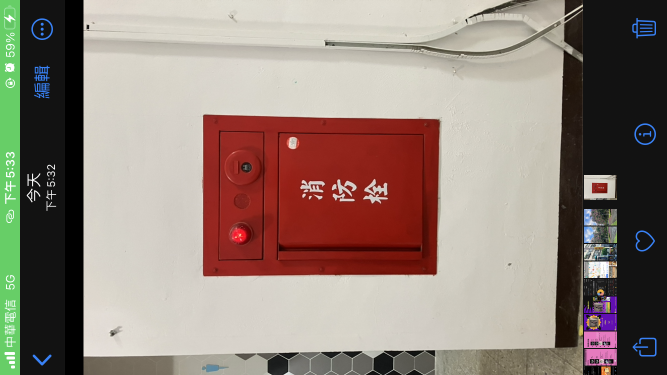
#> input picture cv/red.PNG, 1334 x 750 px (shown at 1/2 size)
$ python Color.py --image ../red.PNG
#> lines starting #> are read from the running program, lines starting #| are printed output that depends on the picture
import argparse
import numpy as np
import cv2


class ColorDetection():
    def __init__(self, img: np.ndarray, detect: int, resize: int, debugMode: bool =False):
        self.img = img

        self.debugMode = (debugMode == "y")
        self.CROP_PERCENTAGE = detect
        self.RESIZE_PERCENTAGE = resize

        # For HSV in OpenCV, hue range is [0,179], NOT [0,359]
        # [OpenCV: Changing Colorspaces](https://docs.opencv.org/4.x/df/d9d/tutorial_py_colorspaces.html)
        self.color2Hue = {"red":      0 / 2,
                          "yellow":  60 / 2,
                          "green":  120 / 2,
                          "blue":   180 / 2,
                          "blue":   240 / 2,
                          "purple": 300 / 2}

        width = int(self.img.shape[1] * self.RESIZE_PERCENTAGE / 100)
        height = int(self.img.shape[0] * self.RESIZE_PERCENTAGE / 100)
        dim = (width, height)

        # resize image
        self.img = cv2.resize(self.img, dim, interpolation=cv2.INTER_AREA)

        self.imgOriginal = self.img.copy()

    def enhance(self, img: np.ndarray, brightness=0, contrast=100):
        # [【OpenCV】8 - 運用 OpenCV 改變圖片的對比度 modify contrast (內含：網路上常見錯誤調整對比度方式的分析)](https://www.wongwonggoods.com/python/python_opencv/opencv-modify-contrast/)
        import math

        b = brightness / 255.0
        c = contrast / 255.0
        k = math.tan((45 + 44 * c) / 180 * math.pi)

        img = (img - 127.5 * (1 - b)) * k + 127.5 * (1 + b)

        # 所有值必須介於 0~255 之間，超過255 = 255，小於 0 = 0
        img = np.clip(img, 0, 255).astype(np.uint8)

        return img

    # [50 lines left out: function maskByColor, not called in this run]

    def crop(self, img: np.ndarray, percent: int) -> np.ndarray:
        # Crop out the center area
        percent /= 100
        h = img.shape[0]
        w = img.shape[1]
        y0 = int(h * (1 - percent) / 2)
        y1 = h - y0
        x0 = int(w * (1 - percent) / 2)
        x1 = w - x0
        return img[y0:y1, x0:x1]

    def chooseArea(self, img: np.ndarray, percent: int) -> np.ndarray:
        # [python - Creating a Blank image based on the dimensions from another pictures - Stack Overflow](https://stackoverflow.com/questions/65928581/creating-a-blank-image-based-on-the-dimensions-from-another-pictures)
        blackBg: np.ndarray = np.zeros_like(img, dtype=np.uint8)

        # Crop out the center area
        percent /= 100
        h = img.shape[0]
        w = img.shape[1]
        y0 = int(h * (1 - percent) / 2)
        y1 = h - y0
        x0 = int(w * (1 - percent) / 2)
        x1 = w - x0

        # Add the area on the bg
        blackBg[y0:y1, x0:x1] = img[y0:y1, x0:x1]
        return blackBg

    def compareImage(self, show: bool = True, original=None, compare=None):
        if not self.debugMode:
            return

        window = "Compare"

        if show:
            if original is None:
                original = self.imgOriginal
            if compare is None:
                compare = self.img

            cv2.imshow(window, np.hstack([original, compare]))
            cv2.waitKey(0)
        else:
            cv2.destroyWindow(window)

    def colorQuantization(self, img: np.ndarray, k: int):
        # [How to find the average colour of an image in Python with OpenCV? - Stack Overflow](https://stackoverflow.com/questions/43111029/how-to-find-the-average-colour-of-an-image-in-python-with-opencv?newreg=7550175d510343eba40bc392203da6fc)
        # [OpenCV: K-Means Clustering in OpenCV](https://docs.opencv.org/3.4/d1/d5c/tutorial_py_kmeans_opencv.html)

        pixels = np.float32(img.reshape(-1, 3))
        criteria = (cv2.TERM_CRITERIA_EPS +
                    cv2.TERM_CRITERIA_MAX_ITER, 10, 1.0)
        flag = cv2.KMEANS_RANDOM_CENTERS
        _, labels, centers = cv2.kmeans(pixels, k, None, criteria, 10, flag)
        # labels: the pixel map of each color in centers
        # label: the index of centers

        # Map labels back into each color in centers
        """
        e.g.:
        >>> a = np.array([6,7])
        >>> b = np.array([0,0,0,1,1])
        >>> a[b]
        array([6, 6, 6, 7, 7])
        """
        centers = np.uint8(centers)
        res = centers[labels.flatten()]
        # Reshape to the original image
        res: np.ndarray = res.reshape((img.shape))

        # Get pixel amounts of each label (color)
        labels, counts = np.unique(labels, return_counts=True)

        # Sort labels by counts decreasingly
        labels = [l for _, l in sorted(zip(counts, labels), reverse=True)]
        # Map labels back into each color in centers
        dominants = centers[labels]
        self.compareImage(original=img, compare=res)
        return res, dominants

    def dominantColor(self, img: np.ndarray):
        res, dominants = self.colorQuantization(img, 3)
        dominantColor = dominants[0]

        dominantColorImg = img.copy()
        dominantColorImg[:] = dominants[0]

        self.compareImage(original=res, compare=dominantColorImg)

        BGR = np.uint8([[dominantColor]])
        HSV = cv2.cvtColor(BGR, cv2.COLOR_BGR2HSV)
        colorHSV: np.ndarray = HSV[0][0]
        return colorHSV

    def colorName(self, img: np.ndarray) -> str:
        # [HSV](https://color.lukas-stratmann.com/color-systems/hsv.html)
        hue, saturation, value = self.dominantColor(img)
        if value < 64:
            return "black"
        elif saturation < 32:
            if value > 256-32:
                return "white"
            else:
                return "gray"

        def hueDiffence(colorHuePair: tuple) -> int:
            diff = abs(hue - colorHuePair[1])
            return diff if diff < 90 else 180 - diff

        color, _ = min(self.color2Hue.items(), key=hueDiffence)
        return color

    def main(self):

        # Blur
        self.img: np.ndarray = cv2.GaussianBlur(self.img, (15, 15), 0)
        self.compareImage()

        # Enhance
        self.img = self.enhance(self.img, 0, 200)
        self.compareImage()

        # Choose detection area
        self.img = self.chooseArea(self.img, percent=self.CROP_PERCENTAGE)
        self.imgCropped = self.crop(self.img, percent=self.CROP_PERCENTAGE)
        self.compareImage()

        color = self.colorName(self.imgCropped)
        print(f"The dominant color is {color}.")
        cv2.destroyAllWindows()

        if color == "red":
            print("The complementary color of red is GREEN!")
        elif color == "blue":
            print("The complementary color of blue is YELLOW!")


def main():
    # [OpenCV and Python Color Detection - PyImageSearch](https://pyimagesearch.com/2014/08/04/opencv-python-color-detection/)

    # construct the argument parse and parse the arguments
    ap = argparse.ArgumentParser()
    ap.add_argument("--image", help="path to the image")
    ap.add_argument("--debug", help="'y' if you want to turn on the debug mode")
    ap.add_argument("--detect", help="detect the image from how many percent of the center (40 by default)")
    ap.add_argument("--resize", help="resize the image to how many percent (60 by default)")
    args = vars(ap.parse_args())

    # load the image
    imageFilename = args["image"]
    debugMode = args["debug"]
    detect = int(args["detect"]) if args["detect"] is not None else 40
    resize = int(args["resize"]) if args["resize"] is not None else 60
    # imageFilename = "/Users/andrewchiu/Downloads/IMG_2556.PNG"
    img = cv2.imread(imageFilename)
#> img is the input picture: shape (750, 1334, 3); mean B, G, R 121.5, 131, 146.2
    c = ColorDetection(img, detect, resize, debugMode)
#> in __init__, `self.img = cv2.resize(self.img, dim, interpolation=cv2.INTER_AREA)`:
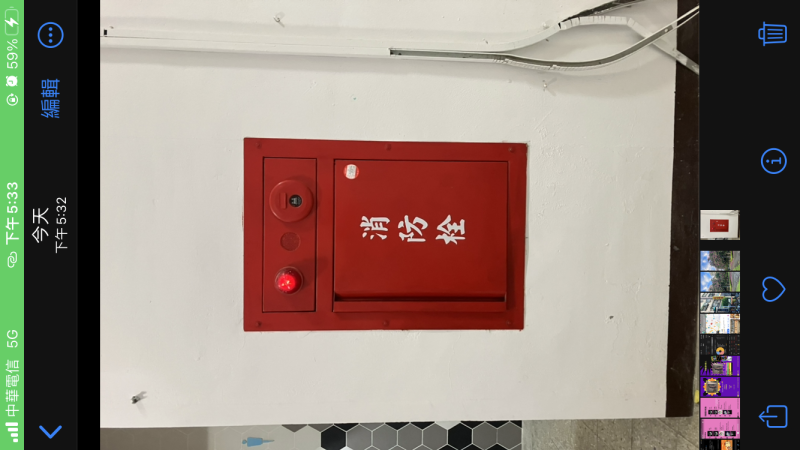
#> self.img: shape (450, 800, 3); mean B, G, R 121.5, 131, 146.2
    c.main()
#> in main, `self.img: np.ndarray = cv2.GaussianBlur(self.img, (15, 15), 0)`:
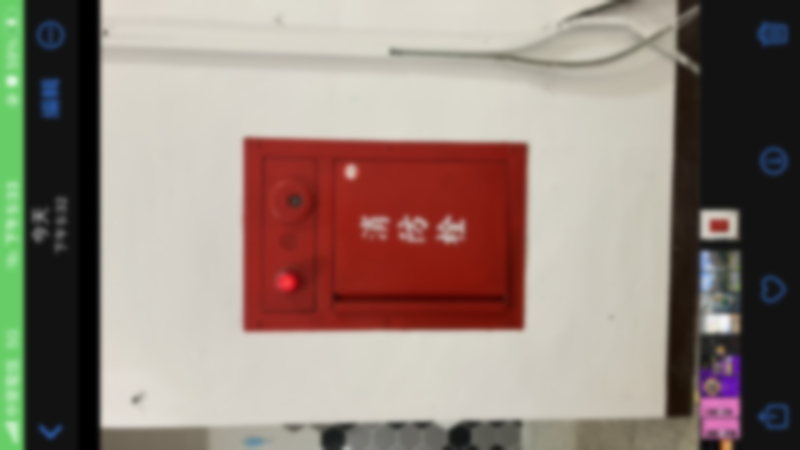
#> self.img: shape (450, 800, 3); mean B, G, R 121.5, 131, 146.2
#> in enhance, `img = np.clip(img, 0, 255).astype(np.uint8)`:
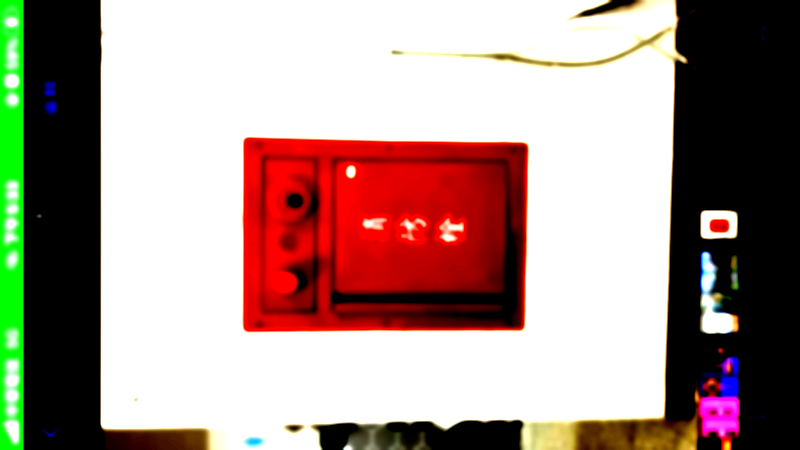
#> img: shape (450, 800, 3); mean of channels 0, 1, 2 139.1, 146.3, 168.2; drawn as B, G, R
#> in chooseArea, `blackBg[y0:y1, x0:x1] = img[y0:y1, x0:x1]`:
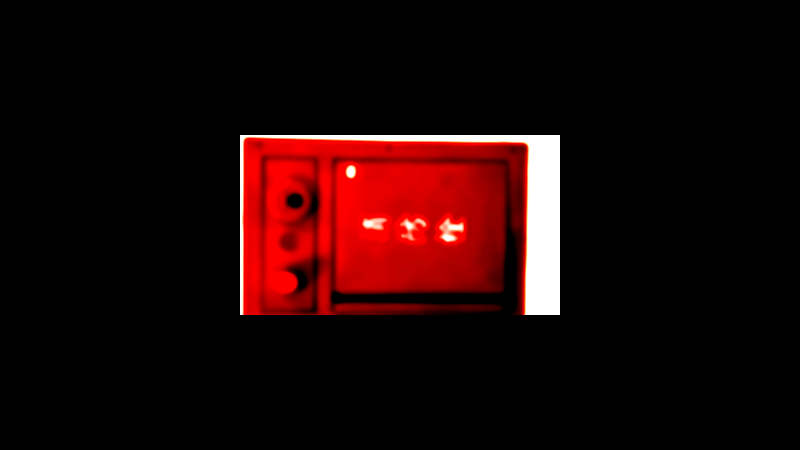
#> blackBg: shape (450, 800, 3); mean of channels 0, 1, 2 6.1, 6.4, 29.7; drawn as B, G, R
#> in crop, `return img[y0:y1, x0:x1]`:
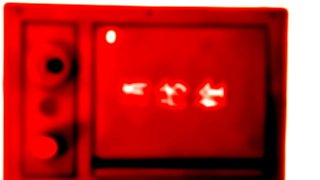
#> returned value: shape (180, 320, 3); mean of channels 0, 1, 2 38.1, 39.8, 185.8; drawn as B, G, R
#> in colorQuantization, `_, labels, centers = cv2.kmeans(pixels, k, None, criteria, 10, flag)`: centers = [[1.35, 2.58, 208.9], [243.2, 248.8, 255], [0, 0, 70.54]]
#> in colorQuantization, `centers = np.uint8(centers)`: centers = [[1, 2, 208], [243, 248, 255], [0, 0, 70]]
#> in colorQuantization, `res: np.ndarray = res.reshape((img.shape))`:
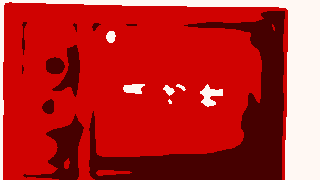
#> res: shape (180, 320, 3); mean of channels 0, 1, 2 37.9, 39.3, 185.2; drawn as B, G, R
#> in colorQuantization, `labels, counts = np.unique(labels, return_counts=True)`: labels = [0, 1, 2]; counts = [36239, 8829, 12532]
#> in colorQuantization, `labels = [l for _, l in sorted(zip(counts, labels), reverse=True)]`: labels = [0, 2, 1]
#> in colorQuantization, `dominants = centers[labels]`: dominants = [[1, 2, 208], [0, 0, 70], [243, 248, 255]]
#> in dominantColor, `dominantColor = dominants[0]`: dominantColor = [1, 2, 208]
#> in dominantColor, `dominantColorImg[:] = dominants[0]`:
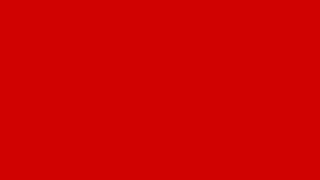
#> dominantColorImg: shape (180, 320, 3); mean of channels 0, 1, 2 1, 2, 208; drawn as B, G, R
#> in dominantColor, `BGR = np.uint8([[dominantColor]])`: BGR = [[1, 2, 208]]
#> in dominantColor, `HSV = cv2.cvtColor(BGR, cv2.COLOR_BGR2HSV)`: HSV = [[0, 254, 208]]
#> in dominantColor, `colorHSV: np.ndarray = HSV[0][0]`: colorHSV = [0, 254, 208]
#> in colorName, `hue, saturation, value = self.dominantColor(img)`: hue = 0; saturation = 254; value = 208
#> in hueDiffence, `diff = abs(hue - colorHuePair[1])`: diff = 0
#> in colorName, `color, _ = min(self.color2Hue.items(), key=hueDiffence)`: color = 'red'
#| The dominant color is red.


if __name__ == "__main__":
    main()
